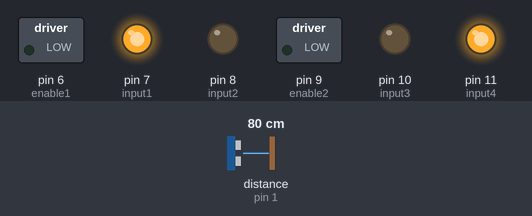
This sketch was run on a simulated Arduino Uno, built with avr-gcc and run on an emulated ATmega328P. Shown: switched loads named in the sketch (green lamp = pin HIGH), output pins drawn as LEDs (lit = HIGH). The inputs (shaded band) are chosen by the test bench; at power-on: distance to the obstacle (sensor on pin 1) 80 cm. The echo pulse lasts 58.3 µs per cm; what the sketch prints to the serial monitor is not drawn.

Above: at 1.2 s.
1.3 s: distance to the obstacle (sensor on pin 1) set to 11 cm
4.3 s: distance to the obstacle (sensor on pin 1) set to 8 cm
Timing chart, 0 to 7.3 s (numbered marks = the images above; inputs shaded):
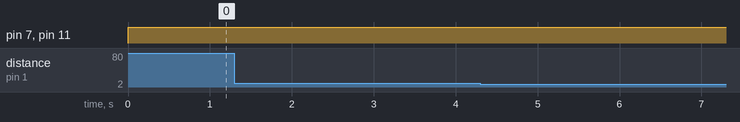

Measured:
- after the input at 1.3 s, every drawn part: stays the same
- after the input at 4.3 s, every drawn part: stays the same

The sketch:

Car.ino
```cpp
#include <Ultrasonic.h>

//trig, echo
Ultrasonic ultrasonic(0, 1);

const int enable1 = 6;
const int input1 = 7;
const int input2 = 8;

const int enable2 = 9;
const int input3 = 10;
const int input4 = 11;

long distance;

void setup() {
  Serial.begin(9600);
  pinMode(enable1, OUTPUT);
  pinMode(input1, OUTPUT);
  pinMode(input2, OUTPUT);
  pinMode(enable2, OUTPUT);
  pinMode(input3, OUTPUT);
  pinMode(input4, OUTPUT);
}

void loop() {
  //ultrasonic;
  distance = ultrasonic.read();

  Serial.print("Distance (cm): ");
  Serial.println(distance);

  if(distance <= 10){
     digitalWrite(enable2, LOW);
     digitalWrite(enable1, LOW);
  }
  else{
     //digitalWrite(enable2, HIGH);
     //digitalWrite(enable1, HIGH);

     digitalWrite(input1, HIGH);
     digitalWrite(input2, LOW);
     digitalWrite(input3, LOW);
     digitalWrite(input4, HIGH);
    }

  //DC motors
  digitalWrite(input1, HIGH);
  digitalWrite(input2, LOW);
  digitalWrite(input3, LOW);
  digitalWrite(input4, HIGH);
}
```
